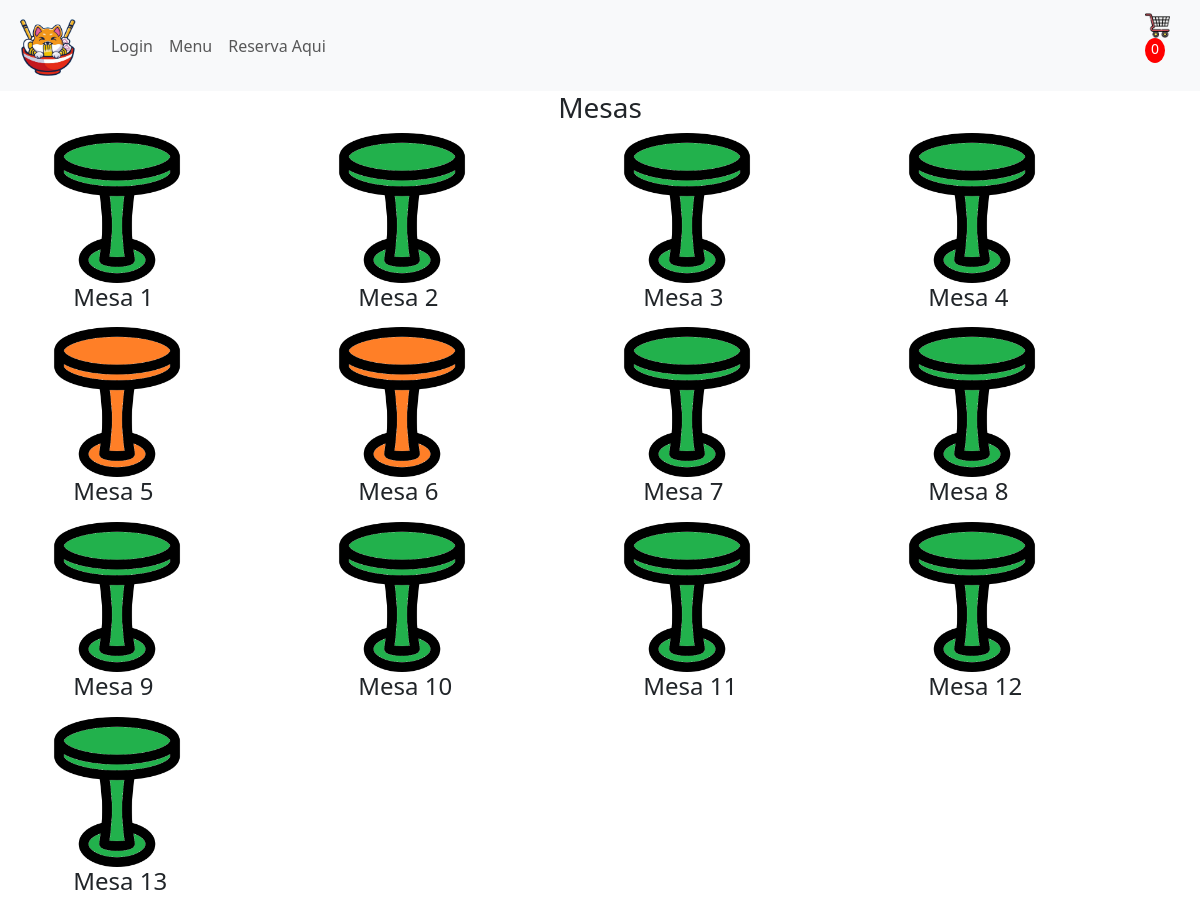
The page /mesas on the database as committed earlier.
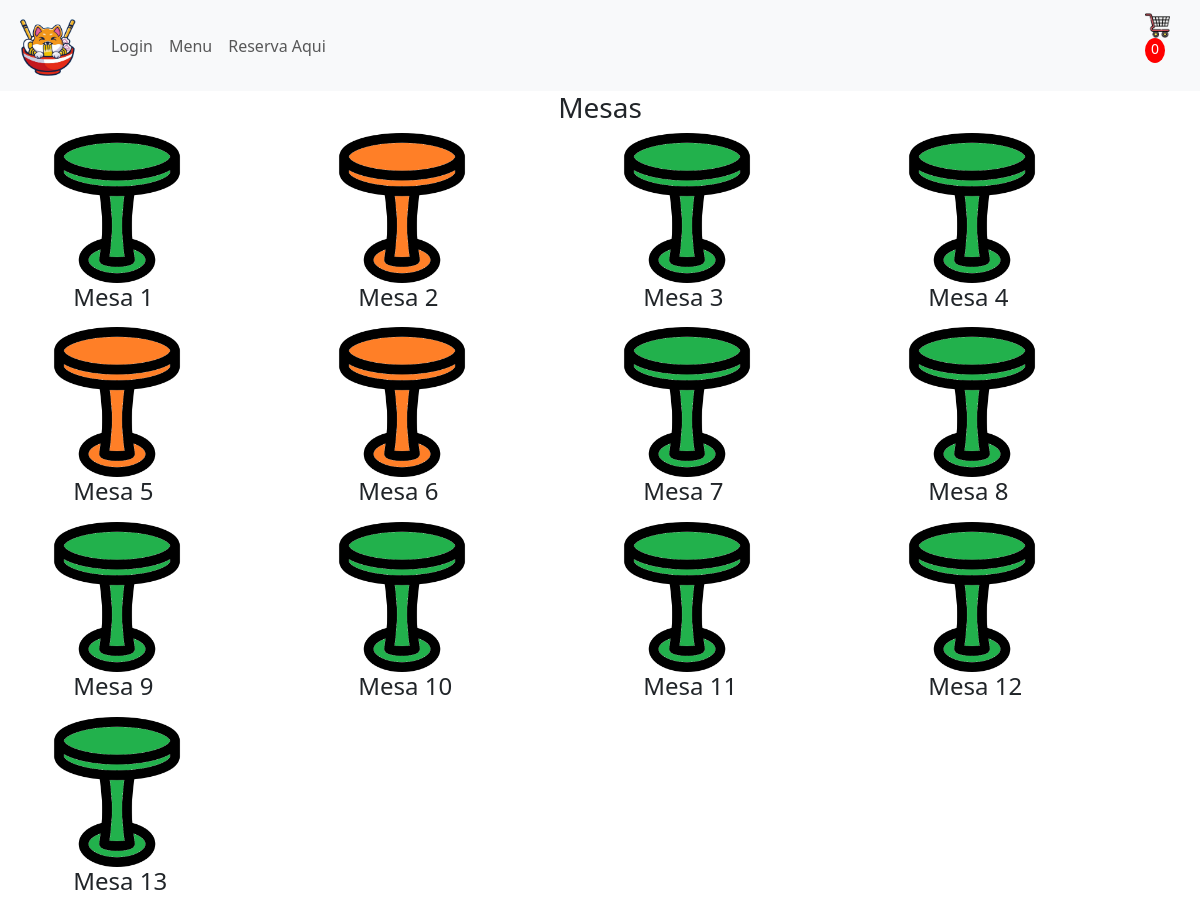
The same page on the database as committed later.
### appweb/models.py (models this page shows, shortened)
class Mesa (models.Model):
    ID_Mesa = models.AutoField(primary_key=True, help_text="Id de la mesa")
    Nombre_Mesa = models.CharField(max_length=10, help_text="Identificador de la mesa")
    Estado_Ocupado = models.BooleanField()
    Estado_Reservado = models.BooleanField()

### appweb/views.py (the view)
# urls.py: path('mesas',mesas,name='mesas'),
def mesas (request):
    mesastb =  Mesa.objects.all()
    data = {
        "Mesas": mesastb,
          }
    return render(request, "mesas.html", data)

### appweb/templates/mesas.html (shortened to what this page needs)
{% extends 'base.html' %}
{% block contenido %}
{% load static%}
<div class="container" style="height: 805px;">
      <div class="cont-profesionales col-lg-12 col-md-12 col-sm-12 col-xs-12">
        <h3 style="text-align: center;">Mesas</h3>
        <div class="cont-listado row">
          {% for x in Mesas %}
          {% if x.ID_Mesa is 0  %}
          {% else %}
          <div class="col-lg-3 col-md-3 col-sm-6 col-xs-12">
            <div class="prof int">
              <figure>
                <a href="#">
                    {% if x.Estado_Ocupado %}
                    <a href="#" ><img width="150" height="150" src="{% static 'image/mesaa.png' %}"
                      class="img-responsive wp-post-image" alt="" decoding="async" loading="lazy">  </a>
                      {% elif x.Estado_Reservado  %}
                      <img width="150" height="150" src="{% static 'image/mesab.png' %}"
                      class="img-responsive wp-post-image" alt="" decoding="async" loading="lazy">
                      {% else %}
                      <img width="150" height="150" src="{% static 'image/mesac.png' %}"
                      class="img-responsive wp-post-image" alt="" decoding="async" loading="lazy">
                  {% endif %}
                  </a>
                <h4 class="nombre" style="margin-left:12%;">{{x.Nombre_Mesa}} </h4>
              </figure>
            </div>
          </div>
          {% endif %}
          {% endfor %}
      </div>
    </div>
{% endblock %}

Rows that differ between the two databases and show on the page:
changed Mesa "Mesa 2": Estado_Reservado: picture added; Estado_Reservado: picture removed
